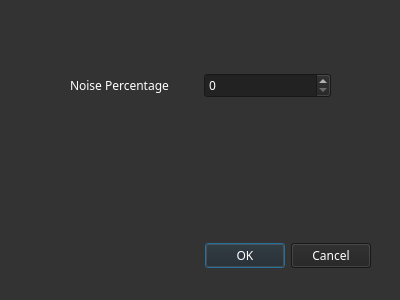
<?xml version="1.0" encoding="UTF-8"?>
<ui version="4.0">
 <class>Dialognois</class>
 <widget class="QDialog" name="Dialognois">
  <property name="geometry">
   <rect>
    <x>0</x>
    <y>0</y>
    <width>400</width>
    <height>300</height>
   </rect>
  </property>
  <property name="windowTitle">
   <string>Dialog</string>
  </property>
  <property name="styleSheet">
   <string notr="true">background: rgb(51, 51,51);
color: rgb(255, 255, 255);

font-family: century gothic;
</string>
  </property>
  <widget class="QDialogButtonBox" name="buttonBox">
   <property name="geometry">
    <rect>
     <x>30</x>
     <y>240</y>
     <width>341</width>
     <height>32</height>
    </rect>
   </property>
   <property name="styleSheet">
    <string notr="true">background-color: rgb(34, 34, 34);</string>
   </property>
   <property name="orientation">
    <enum>Qt::Horizontal</enum>
   </property>
   <property name="standardButtons">
    <set>QDialogButtonBox::Cancel|QDialogButtonBox::Ok</set>
   </property>
  </widget>
  <widget class="QWidget" name="">
   <property name="geometry">
    <rect>
     <x>70</x>
     <y>70</y>
     <width>261</width>
     <height>31</height>
    </rect>
   </property>
   <layout class="QHBoxLayout" name="horizontalLayout">
    <item>
     <widget class="QLabel" name="label">
      <property name="text">
       <string>Noise Percentage</string>
      </property>
     </widget>
    </item>
    <item>
     <widget class="QSpinBox" name="noisepercent">
      <property name="styleSheet">
       <string notr="true">background-color: rgb(34, 34, 34);</string>
      </property>
     </widget>
    </item>
   </layout>
  </widget>
 </widget>
 <resources/>
 <connections>
  <connection>
   <sender>buttonBox</sender>
   <signal>accepted()</signal>
   <receiver>Dialognois</receiver>
   <slot>accept()</slot>
   <hints>
    <hint type="sourcelabel">
     <x>248</x>
     <y>254</y>
    </hint>
    <hint type="destinationlabel">
     <x>157</x>
     <y>274</y>
    </hint>
   </hints>
  </connection>
  <connection>
   <sender>buttonBox</sender>
   <signal>rejected()</signal>
   <receiver>Dialognois</receiver>
   <slot>reject()</slot>
   <hints>
    <hint type="sourcelabel">
     <x>316</x>
     <y>260</y>
    </hint>
    <hint type="destinationlabel">
     <x>286</x>
     <y>274</y>
    </hint>
   </hints>
  </connection>
 </connections>
</ui>
